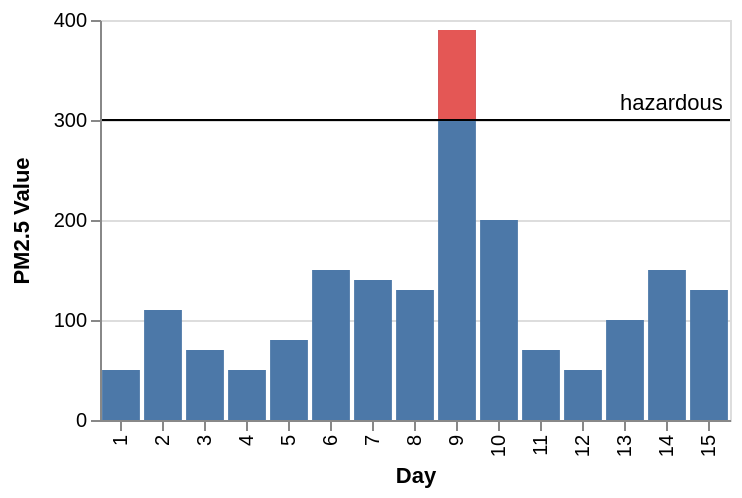

Vega-Lite specification stored for this chart:
### Vega specification from a JSON file in a GitHub repository (floating-point values rounded to 4 significant figures)
{"$schema": "https://vega.github.io/schema/vega/v3.0.json", "description": "The PM2.5 value of Beijing observed 15 days, highlighting the days when PM2.5 level is hazardous to human health", "autosize": "pad", "padding": 5, "height": 200, "style": "cell", "data": [{"name": "source_0", "values": [{"Day": 1, "Value": 50}, {"Day": 2, "Value": 110}, {"Day": 3, "Value": 70}, {"Day": 4, "Value": 50}, {"Day": 5, "Value": 80}, {"Day": 6, "Value": 150}, {"Day": 7, "Value": 140}, {"Day": 8, "Value": 130}, {"Day": 9, "Value": 390}, {"Day": 10, "Value": 200}, {"Day": 11, "Value": 70}, {"Day": 12, "Value": 50}, {"Day": 13, "Value": 100}, {"Day": 14, "Value": 150}, {"Day": 15, "Value": 130}]}, {"name": "source_1", "values": [{"ThresholdValue": 300}]}, {"name": "source_2", "values": [{"ThresholdValue": 300, "Threshold": "hazardous"}]}, {"name": "data_1", "source": "source_0", "transform": [{"type": "formula", "expr": "toNumber(datum[\"Value\"])", "as": "Value"}, {"type": "filter", "expr": "datum[\"Value\"] !== null && !isNaN(datum[\"Value\"])"}]}, {"name": "data_2", "source": "source_0", "transform": [{"type": "formula", "expr": "toNumber(datum[\"Value\"])", "as": "Value"}, {"type": "formula", "expr": "datum.Value >= 300 ? 300 : datum.Value", "as": "baseline"}, {"type": "filter", "expr": "datum[\"baseline\"] !== null && !isNaN(datum[\"baseline\"])"}]}, {"name": "data_3", "source": "source_1", "transform": [{"type": "formula", "expr": "toNumber(datum[\"ThresholdValue\"])", "as": "ThresholdValue"}, {"type": "filter", "expr": "datum[\"ThresholdValue\"] !== null && !isNaN(datum[\"ThresholdValue\"])"}]}, {"name": "data_4", "source": "source_2", "transform": [{"type": "formula", "expr": "toNumber(datum[\"ThresholdValue\"])", "as": "ThresholdValue"}, {"type": "filter", "expr": "datum[\"ThresholdValue\"] !== null && !isNaN(datum[\"ThresholdValue\"])"}]}], "signals": [{"name": "x_step", "value": 21}, {"name": "width", "update": "bandspace(domain('x').length, 0.1, 0.05) * x_step"}], "marks": [{"name": "layer_0_marks", "type": "rect", "style": ["bar"], "from": {"data": "data_1"}, "encode": {"update": {"fill": {"value": "#4c78a8"}, "x": {"scale": "x", "field": "Day"}, "width": {"scale": "x", "band": true}, "y": {"scale": "y", "field": "Value"}, "y2": {"scale": "y", "value": 0}}}}, {"name": "layer_1_marks", "type": "rect", "style": ["bar"], "from": {"data": "data_2"}, "encode": {"update": {"fill": {"value": "#e45755"}, "x": {"scale": "x", "field": "Day"}, "width": {"scale": "x", "band": true}, "y": {"scale": "y", "field": "baseline"}, "y2": {"scale": "y", "field": "Value"}}}}, {"name": "layer_2_marks", "type": "rule", "style": ["rule"], "from": {"data": "data_3"}, "encode": {"update": {"stroke": {"value": "black"}, "x": {"value": 0}, "y": {"scale": "y", "field": "ThresholdValue"}, "x2": {"field": {"group": "width"}}}}}, {"name": "layer_3_marks", "type": "text", "style": ["text"], "from": {"data": "data_4"}, "encode": {"update": {"align": {"value": "left"}, "dx": {"value": 215}, "dy": {"value": -5}, "fill": {"value": "black"}, "x": {"value": 45}, "y": {"scale": "y", "field": "ThresholdValue"}, "text": {"signal": "''+datum[\"Threshold\"]"}}}}], "scales": [{"name": "x", "type": "band", "domain": {"fields": [{"data": "data_1", "field": "Day"}, {"data": "data_2", "field": "Day"}], "sort": true}, "range": {"step": {"signal": "x_step"}}, "paddingInner": 0.1, "paddingOuter": 0.05}, {"name": "y", "type": "linear", "domain": {"fields": [{"data": "data_1", "field": "Value"}, {"data": "data_2", "field": "baseline"}, {"data": "data_2", "field": "Value"}, {"data": "data_3", "field": "ThresholdValue"}, {"data": "data_4", "field": "ThresholdValue"}]}, "range": [{"signal": "height"}, 0], "nice": true, "zero": true}], "axes": [{"scale": "x", "orient": "bottom", "labelOverlap": true, "title": "Day", "zindex": 1, "encode": {"labels": {"update": {"angle": {"value": 270}, "align": {"value": "right"}, "baseline": {"value": "middle"}}}}}, {"title": "PM2.5 Value", "scale": "y", "orient": "left", "labelOverlap": true, "tickCount": {"signal": "ceil(height/40)"}, "zindex": 1}, {"scale": "y", "orient": "left", "domain": false, "grid": true, "labels": false, "maxExtent": 0, "minExtent": 0, "tickCount": {"signal": "ceil(height/40)"}, "ticks": false, "zindex": 0, "gridScale": "x"}], "config": {"axisY": {"minExtent": 30}}}
